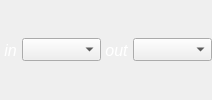
       <widget class="QFrame" name="frame_7">
        <property name="minimumSize">
         <size>
          <width>0</width>
          <height>0</height>
         </size>
        </property>
        <property name="frameShape">
         <enum>QFrame::NoFrame</enum>
        </property>
        <property name="frameShadow">
         <enum>QFrame::Raised</enum>
        </property>
        <layout class="QHBoxLayout" name="horizontalLayout_8">
         <property name="spacing">
          <number>0</number>
         </property>
         <property name="margin">
          <number>0</number>
         </property>
         <item>
          <widget class="QLabel" name="label_25">
           <property name="palette">
            <palette>
             <active>
              <colorrole role="WindowText">
               <brush brushstyle="SolidPattern">
                <color alpha="255">
                 <red>255</red>
                 <green>255</green>
                 <blue>255</blue>
                </color>
               </brush>
              </colorrole>
             </active>
             <inactive>
              <colorrole role="WindowText">
               <brush brushstyle="SolidPattern">
                <color alpha="255">
                 <red>255</red>
                 <green>255</green>
                 <blue>255</blue>
                </color>
               </brush>
              </colorrole>
             </inactive>
             <disabled>
              <colorrole role="WindowText">
               <brush brushstyle="SolidPattern">
                <color alpha="255">
                 <red>120</red>
                 <green>120</green>
                 <blue>120</blue>
                </color>
               </brush>
              </colorrole>
             </disabled>
            </palette>
           </property>
           <property name="font">
            <font>
             <pointsize>12</pointsize>
             <italic>true</italic>
            </font>
           </property>
           <property name="text">
            <string> in </string>
           </property>
          </widget>
         </item>
         <item>
          <widget class="QComboBox" name="comboBox_resampler_in">
           <property name="minimumSize">
            <size>
             <width>50</width>
             <height>0</height>
            </size>
           </property>
           <property name="font">
            <font>
             <pointsize>10</pointsize>
            </font>
           </property>
          </widget>
         </item>
         <item>
          <widget class="QLabel" name="label_26">
           <property name="palette">
            <palette>
             <active>
              <colorrole role="WindowText">
               <brush brushstyle="SolidPattern">
                <color alpha="255">
                 <red>255</red>
                 <green>255</green>
                 <blue>255</blue>
                </color>
               </brush>
              </colorrole>
             </active>
             <inactive>
              <colorrole role="WindowText">
               <brush brushstyle="SolidPattern">
                <color alpha="255">
                 <red>255</red>
                 <green>255</green>
                 <blue>255</blue>
                </color>
               </brush>
              </colorrole>
             </inactive>
             <disabled>
              <colorrole role="WindowText">
               <brush brushstyle="SolidPattern">
                <color alpha="255">
                 <red>120</red>
                 <green>120</green>
                 <blue>120</blue>
                </color>
               </brush>
              </colorrole>
             </disabled>
            </palette>
           </property>
           <property name="font">
            <font>
             <pointsize>12</pointsize>
             <italic>true</italic>
            </font>
           </property>
           <property name="text">
            <string> out </string>
           </property>
          </widget>
         </item>
         <item>
          <widget class="QComboBox" name="comboBox_resampler_out">
           <property name="minimumSize">
            <size>
             <width>50</width>
             <height>0</height>
            </size>
           </property>
           <property name="font">
            <font>
             <pointsize>10</pointsize>
            </font>
           </property>
          </widget>
         </item>
        </layout>
        <zorder>comboBox_resampler_out</zorder>
        <zorder>label_26</zorder>
        <zorder>comboBox_resampler_in</zorder>
        <zorder>label_25</zorder>
       </widget>
